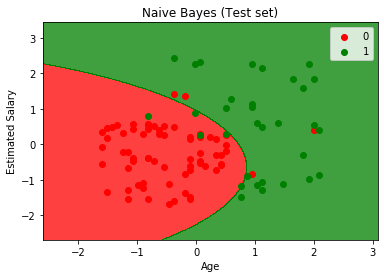

Generate this figure with Python:
# -*- coding: utf-8 -*-
"""
Created on Thu Dec 26 13:14:59 2019

@author: FartherSkies
"""

# Naive Bayes

# Importing the libraries
import numpy as np
import matplotlib.pyplot as plt
import pandas as pd

# Importing the dataset
dataset = pd.read_csv('Social_Network_Ads.csv')
X = dataset.iloc[:, [2, 3]].values
y = dataset.iloc[:, 4].values

# Splitting the dataset into the Training set and Test set
from sklearn.model_selection import train_test_split
X_train, X_test, y_train, y_test = train_test_split(X, y, test_size = 0.25, random_state = 0)

from sklearn.preprocessing import StandardScaler
sc_X = StandardScaler ()
X_train = sc_X.fit_transform (X_train)
X_test = sc_X.fit_transform (X_test)

from sklearn.naive_bayes import GaussianNB
class_nb = GaussianNB()
class_nb.fit (X_train, y_train)

y_pred = class_nb.predict (X_test)
y_pred_prob = class_nb.predict_proba (X_test)
print (y_pred)
print (y_pred_prob)

# Confusion Matrix

from sklearn.metrics import confusion_matrix
cm = confusion_matrix (y_test, y_pred)
print (cm)

# Plot

from matplotlib.colors import ListedColormap
X_set, y_set = X_test, y_test
X1, X2 = np.meshgrid(np.arange(start = X_set[:, 0].min() - 1, stop = X_set[:, 0].max() + 1, step = 0.005),
                     np.arange(start = X_set[:, 1].min() - 1, stop = X_set[:, 1].max() + 1, step = 0.005))
plt.contourf(X1, X2, class_nb.predict(np.array([X1.ravel(), X2.ravel()]).T).reshape(X1.shape),
             alpha = 0.75, cmap = ListedColormap(('red', 'green')))
plt.xlim(X1.min(), X1.max())
plt.ylim(X2.min(), X2.max())
for i, j in enumerate(np.unique(y_set)):
    plt.scatter(X_set[y_set == j, 0], X_set[y_set == j, 1],
                c = ListedColormap(('red', 'green'))(i), label = j)
plt.title('Naive Bayes (Test set)')
plt.xlabel('Age')
plt.ylabel('Estimated Salary')
plt.legend()
plt.show()
